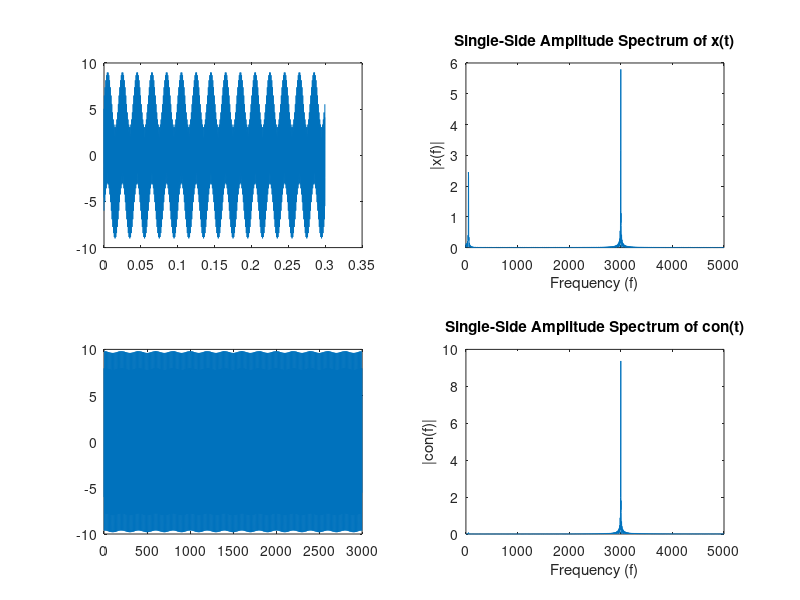

This figure's MATLAB source:
Fs=10000;
Ts=1/Fs;
Length=2996;
t=(0:Length-1)*Ts;
f1=50;
f2=3000;
x=3*sin(2*pi*f1*t)-6*cos(2*pi*f2*t);
subplot(2,2,1);
plot(t,x);
%x =4*sin(2*pi*f*t);
%plot(t(1:Fs/f),x(1:Fs/f));

%Frequency respond%
NFFT = 2^nextpow2(Length); 
Y = fft(x,NFFT)/Length;
f1 = Fs/2*linspace(0,1,NFFT/2+1);
subplot(2,2,2);
plot(f1,2*abs(Y(1:NFFT/2+1))) 
xlabel('Frequency (f)'); 
ylabel('|x(f)|');
title('Single-Side Amplitude Spectrum of x(t)');

%------------High Pass Filter----------------%
con = [0 x 0];
% temp=rand(1,Length);
% for i=2:Length+1
%     temp(i-1)= con(i)-con(i-1);
% end
% subplot(2,2,3);
% plot(t,temp);

hpf=[1 -1];
temp = conv2(hpf,x);
subplot(2,2,3);
plot(temp);

% Signal After filter %
NFFT = 2^nextpow2(Length); 
Y = fft(temp,NFFT)/Length;
f1 = Fs/2*linspace(0,1,NFFT/2+1);
subplot(2,2,4);
plot(f1,2*abs(Y(1:NFFT/2+1))) 
xlabel('Frequency (f)'); 
ylabel('|con(f)|');
title('Single-Side Amplitude Spectrum of con(t)');